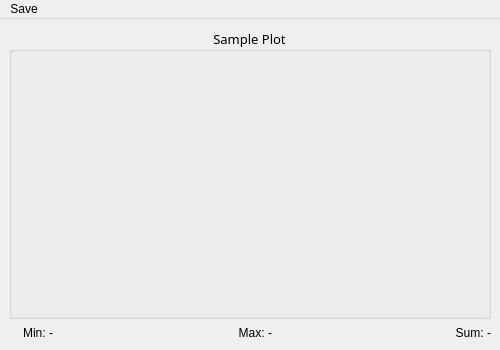
<?xml version="1.0" encoding="UTF-8"?>
<ui version="4.0">
 <class>ClonePlotObject</class>
 <widget class="QMainWindow" name="ClonePlotObject">
  <property name="geometry">
   <rect>
    <x>0</x>
    <y>0</y>
    <width>500</width>
    <height>350</height>
   </rect>
  </property>
  <property name="minimumSize">
   <size>
    <width>0</width>
    <height>300</height>
   </size>
  </property>
  <property name="windowTitle">
   <string>MainWindow</string>
  </property>
  <widget class="QWidget" name="centralwidget">
   <layout class="QGridLayout" name="gridLayout">
    <item row="0" column="0">
     <widget class="QGroupBox" name="boxPlot">
      <property name="font">
       <font>
        <family>Sans Serif</family>
        <pointsize>10</pointsize>
       </font>
      </property>
      <property name="title">
       <string>Sample Plot</string>
      </property>
      <property name="alignment">
       <set>Qt::AlignCenter</set>
      </property>
      <property name="flat">
       <bool>false</bool>
      </property>
      <layout class="QGridLayout" name="plotLayout">
       <property name="margin">
        <number>0</number>
       </property>
       <property name="spacing">
        <number>0</number>
       </property>
      </layout>
     </widget>
    </item>
    <item row="1" column="0">
     <widget class="QWidget" name="widgetStatistics" native="true">
      <property name="sizePolicy">
       <sizepolicy hsizetype="Preferred" vsizetype="Fixed">
        <horstretch>0</horstretch>
        <verstretch>0</verstretch>
       </sizepolicy>
      </property>
      <property name="minimumSize">
       <size>
        <width>0</width>
        <height>16</height>
       </size>
      </property>
      <property name="maximumSize">
       <size>
        <width>16777215</width>
        <height>16</height>
       </size>
      </property>
      <layout class="QGridLayout" name="gridLayout_2">
       <property name="margin">
        <number>0</number>
       </property>
       <property name="spacing">
        <number>0</number>
       </property>
       <item row="0" column="6">
        <widget class="QLabel" name="lblSum">
         <property name="sizePolicy">
          <sizepolicy hsizetype="Preferred" vsizetype="Fixed">
           <horstretch>0</horstretch>
           <verstretch>0</verstretch>
          </sizepolicy>
         </property>
         <property name="minimumSize">
          <size>
           <width>40</width>
           <height>0</height>
          </size>
         </property>
         <property name="maximumSize">
          <size>
           <width>40</width>
           <height>16777215</height>
          </size>
         </property>
         <property name="text">
          <string>Sum: </string>
         </property>
         <property name="alignment">
          <set>Qt::AlignRight|Qt::AlignTrailing|Qt::AlignVCenter</set>
         </property>
        </widget>
       </item>
       <item row="0" column="2">
        <spacer name="horizontalSpacer">
         <property name="orientation">
          <enum>Qt::Horizontal</enum>
         </property>
         <property name="sizeHint" stdset="0">
          <size>
           <width>40</width>
           <height>20</height>
          </size>
         </property>
        </spacer>
       </item>
       <item row="0" column="1">
        <widget class="QLabel" name="lblMinDisp">
         <property name="sizePolicy">
          <sizepolicy hsizetype="Preferred" vsizetype="Fixed">
           <horstretch>0</horstretch>
           <verstretch>0</verstretch>
          </sizepolicy>
         </property>
         <property name="text">
          <string>-</string>
         </property>
        </widget>
       </item>
       <item row="0" column="4">
        <widget class="QLabel" name="lblMaxDisp">
         <property name="sizePolicy">
          <sizepolicy hsizetype="Preferred" vsizetype="Fixed">
           <horstretch>0</horstretch>
           <verstretch>0</verstretch>
          </sizepolicy>
         </property>
         <property name="text">
          <string>-</string>
         </property>
        </widget>
       </item>
       <item row="0" column="3">
        <widget class="QLabel" name="lblMax">
         <property name="sizePolicy">
          <sizepolicy hsizetype="Preferred" vsizetype="Fixed">
           <horstretch>0</horstretch>
           <verstretch>0</verstretch>
          </sizepolicy>
         </property>
         <property name="minimumSize">
          <size>
           <width>40</width>
           <height>0</height>
          </size>
         </property>
         <property name="maximumSize">
          <size>
           <width>40</width>
           <height>16777215</height>
          </size>
         </property>
         <property name="text">
          <string>Max: </string>
         </property>
         <property name="alignment">
          <set>Qt::AlignRight|Qt::AlignTrailing|Qt::AlignVCenter</set>
         </property>
        </widget>
       </item>
       <item row="0" column="7">
        <widget class="QLabel" name="lblSumDisp">
         <property name="sizePolicy">
          <sizepolicy hsizetype="Preferred" vsizetype="Fixed">
           <horstretch>0</horstretch>
           <verstretch>0</verstretch>
          </sizepolicy>
         </property>
         <property name="text">
          <string>-</string>
         </property>
        </widget>
       </item>
       <item row="0" column="0">
        <widget class="QLabel" name="lblMin">
         <property name="sizePolicy">
          <sizepolicy hsizetype="Preferred" vsizetype="Fixed">
           <horstretch>0</horstretch>
           <verstretch>0</verstretch>
          </sizepolicy>
         </property>
         <property name="minimumSize">
          <size>
           <width>40</width>
           <height>0</height>
          </size>
         </property>
         <property name="maximumSize">
          <size>
           <width>40</width>
           <height>16777215</height>
          </size>
         </property>
         <property name="text">
          <string>Min: </string>
         </property>
         <property name="alignment">
          <set>Qt::AlignRight|Qt::AlignTrailing|Qt::AlignVCenter</set>
         </property>
        </widget>
       </item>
       <item row="0" column="5">
        <spacer name="horizontalSpacer_2">
         <property name="orientation">
          <enum>Qt::Horizontal</enum>
         </property>
         <property name="sizeHint" stdset="0">
          <size>
           <width>40</width>
           <height>20</height>
          </size>
         </property>
        </spacer>
       </item>
      </layout>
     </widget>
    </item>
   </layout>
  </widget>
  <widget class="QMenuBar" name="menubar">
   <property name="geometry">
    <rect>
     <x>0</x>
     <y>0</y>
     <width>500</width>
     <height>28</height>
    </rect>
   </property>
   <widget class="QMenu" name="menuSave">
    <property name="title">
     <string>Save</string>
    </property>
    <addaction name="actionSaveClone"/>
   </widget>
   <addaction name="menuSave"/>
  </widget>
  <action name="actionSave">
   <property name="text">
    <string>Save</string>
   </property>
  </action>
  <action name="actionSave_2">
   <property name="text">
    <string>Save Clone</string>
   </property>
  </action>
  <action name="actionSaveClone">
   <property name="text">
    <string>Save Clone</string>
   </property>
  </action>
 </widget>
 <resources/>
 <connections/>
</ui>
